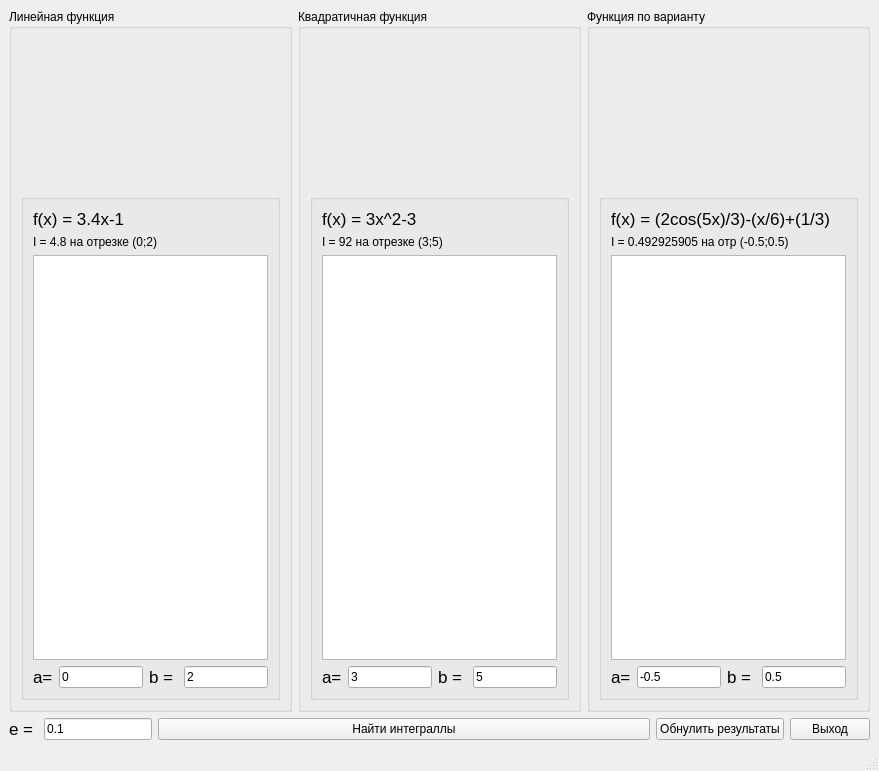
<?xml version="1.0" encoding="UTF-8"?>
<ui version="4.0">
 <class>MainWindow</class>
 <widget class="QMainWindow" name="MainWindow">
  <property name="geometry">
   <rect>
    <x>0</x>
    <y>0</y>
    <width>879</width>
    <height>771</height>
   </rect>
  </property>
  <property name="sizePolicy">
   <sizepolicy hsizetype="Preferred" vsizetype="Fixed">
    <horstretch>0</horstretch>
    <verstretch>0</verstretch>
   </sizepolicy>
  </property>
  <property name="windowTitle">
   <string>Интегрирование</string>
  </property>
  <widget class="QWidget" name="centralwidget">
   <layout class="QVBoxLayout" name="verticalLayout_6">
    <item>
     <layout class="QHBoxLayout" name="horizontalLayout_2">
      <item>
       <widget class="QGroupBox" name="groupBox">
        <property name="title">
         <string>Линейная функция</string>
        </property>
        <layout class="QGridLayout" name="gridLayout">
         <item row="0" column="0">
          <widget class="QCustomPlot" name="widgetL" native="true">
           <property name="sizePolicy">
            <sizepolicy hsizetype="Preferred" vsizetype="Fixed">
             <horstretch>0</horstretch>
             <verstretch>0</verstretch>
            </sizepolicy>
           </property>
           <property name="minimumSize">
            <size>
             <width>0</width>
             <height>150</height>
            </size>
           </property>
           <property name="sizeIncrement">
            <size>
             <width>0</width>
             <height>0</height>
            </size>
           </property>
           <property name="baseSize">
            <size>
             <width>0</width>
             <height>0</height>
            </size>
           </property>
          </widget>
         </item>
         <item row="1" column="0">
          <widget class="QGroupBox" name="groupBox_4">
           <property name="sizePolicy">
            <sizepolicy hsizetype="Preferred" vsizetype="Minimum">
             <horstretch>0</horstretch>
             <verstretch>20</verstretch>
            </sizepolicy>
           </property>
           <property name="title">
            <string/>
           </property>
           <layout class="QVBoxLayout" name="verticalLayout_5">
            <item>
             <widget class="QLabel" name="label">
              <property name="sizePolicy">
               <sizepolicy hsizetype="Preferred" vsizetype="Fixed">
                <horstretch>0</horstretch>
                <verstretch>0</verstretch>
               </sizepolicy>
              </property>
              <property name="font">
               <font>
                <pointsize>13</pointsize>
               </font>
              </property>
              <property name="text">
               <string>f(x) = 3.4x-1</string>
              </property>
             </widget>
            </item>
            <item>
             <widget class="QLabel" name="label_11">
              <property name="text">
               <string>I = 4.8 на отрезке (0;2)</string>
              </property>
             </widget>
            </item>
            <item>
             <widget class="QTextBrowser" name="textLine">
              <property name="sizePolicy">
               <sizepolicy hsizetype="Preferred" vsizetype="MinimumExpanding">
                <horstretch>0</horstretch>
                <verstretch>0</verstretch>
               </sizepolicy>
              </property>
             </widget>
            </item>
            <item>
             <layout class="QHBoxLayout" name="horizontalLayout_3">
              <property name="sizeConstraint">
               <enum>QLayout::SetDefaultConstraint</enum>
              </property>
              <item>
               <widget class="QLabel" name="label_5">
                <property name="sizePolicy">
                 <sizepolicy hsizetype="Fixed" vsizetype="Fixed">
                  <horstretch>0</horstretch>
                  <verstretch>0</verstretch>
                 </sizepolicy>
                </property>
                <property name="font">
                 <font>
                  <pointsize>13</pointsize>
                 </font>
                </property>
                <property name="text">
                 <string>a=</string>
                </property>
               </widget>
              </item>
              <item>
               <widget class="QLineEdit" name="lineLA">
                <property name="sizePolicy">
                 <sizepolicy hsizetype="Preferred" vsizetype="Fixed">
                  <horstretch>0</horstretch>
                  <verstretch>0</verstretch>
                 </sizepolicy>
                </property>
                <property name="text">
                 <string>0</string>
                </property>
               </widget>
              </item>
              <item>
               <widget class="QLabel" name="label_6">
                <property name="sizePolicy">
                 <sizepolicy hsizetype="Fixed" vsizetype="Fixed">
                  <horstretch>0</horstretch>
                  <verstretch>0</verstretch>
                 </sizepolicy>
                </property>
                <property name="font">
                 <font>
                  <pointsize>13</pointsize>
                 </font>
                </property>
                <property name="text">
                 <string>b = </string>
                </property>
               </widget>
              </item>
              <item>
               <widget class="QLineEdit" name="lineLB">
                <property name="sizePolicy">
                 <sizepolicy hsizetype="Preferred" vsizetype="Fixed">
                  <horstretch>0</horstretch>
                  <verstretch>0</verstretch>
                 </sizepolicy>
                </property>
                <property name="text">
                 <string>2</string>
                </property>
               </widget>
              </item>
             </layout>
            </item>
           </layout>
          </widget>
         </item>
        </layout>
       </widget>
      </item>
      <item>
       <widget class="QGroupBox" name="groupBox_2">
        <property name="title">
         <string>Квадратичная функция</string>
        </property>
        <layout class="QVBoxLayout" name="verticalLayout">
         <item>
          <widget class="QCustomPlot" name="widgetS" native="true">
           <property name="sizePolicy">
            <sizepolicy hsizetype="Preferred" vsizetype="Fixed">
             <horstretch>0</horstretch>
             <verstretch>0</verstretch>
            </sizepolicy>
           </property>
           <property name="minimumSize">
            <size>
             <width>0</width>
             <height>150</height>
            </size>
           </property>
           <property name="sizeIncrement">
            <size>
             <width>0</width>
             <height>0</height>
            </size>
           </property>
           <property name="baseSize">
            <size>
             <width>0</width>
             <height>0</height>
            </size>
           </property>
          </widget>
         </item>
         <item>
          <widget class="QGroupBox" name="groupBox_5">
           <property name="sizePolicy">
            <sizepolicy hsizetype="Preferred" vsizetype="Minimum">
             <horstretch>0</horstretch>
             <verstretch>20</verstretch>
            </sizepolicy>
           </property>
           <property name="title">
            <string/>
           </property>
           <layout class="QVBoxLayout" name="verticalLayout_3">
            <item>
             <widget class="QLabel" name="label_2">
              <property name="sizePolicy">
               <sizepolicy hsizetype="Preferred" vsizetype="Fixed">
                <horstretch>0</horstretch>
                <verstretch>0</verstretch>
               </sizepolicy>
              </property>
              <property name="font">
               <font>
                <pointsize>13</pointsize>
               </font>
              </property>
              <property name="text">
               <string>f(x) = 3x^2-3</string>
              </property>
             </widget>
            </item>
            <item>
             <widget class="QLabel" name="label_12">
              <property name="text">
               <string>I = 92 на отрезке (3;5)</string>
              </property>
             </widget>
            </item>
            <item>
             <widget class="QTextBrowser" name="textSq">
              <property name="sizePolicy">
               <sizepolicy hsizetype="Preferred" vsizetype="MinimumExpanding">
                <horstretch>0</horstretch>
                <verstretch>0</verstretch>
               </sizepolicy>
              </property>
             </widget>
            </item>
            <item>
             <layout class="QHBoxLayout" name="horizontalLayout_4">
              <property name="sizeConstraint">
               <enum>QLayout::SetDefaultConstraint</enum>
              </property>
              <item>
               <widget class="QLabel" name="label_7">
                <property name="sizePolicy">
                 <sizepolicy hsizetype="Fixed" vsizetype="Fixed">
                  <horstretch>0</horstretch>
                  <verstretch>0</verstretch>
                 </sizepolicy>
                </property>
                <property name="font">
                 <font>
                  <pointsize>13</pointsize>
                 </font>
                </property>
                <property name="text">
                 <string>a=</string>
                </property>
               </widget>
              </item>
              <item>
               <widget class="QLineEdit" name="lineSA">
                <property name="sizePolicy">
                 <sizepolicy hsizetype="Preferred" vsizetype="Fixed">
                  <horstretch>0</horstretch>
                  <verstretch>0</verstretch>
                 </sizepolicy>
                </property>
                <property name="text">
                 <string>3</string>
                </property>
               </widget>
              </item>
              <item>
               <widget class="QLabel" name="label_8">
                <property name="sizePolicy">
                 <sizepolicy hsizetype="Fixed" vsizetype="Fixed">
                  <horstretch>0</horstretch>
                  <verstretch>0</verstretch>
                 </sizepolicy>
                </property>
                <property name="font">
                 <font>
                  <pointsize>13</pointsize>
                 </font>
                </property>
                <property name="text">
                 <string>b = </string>
                </property>
               </widget>
              </item>
              <item>
               <widget class="QLineEdit" name="lineSB">
                <property name="sizePolicy">
                 <sizepolicy hsizetype="Preferred" vsizetype="Fixed">
                  <horstretch>0</horstretch>
                  <verstretch>0</verstretch>
                 </sizepolicy>
                </property>
                <property name="text">
                 <string>5</string>
                </property>
               </widget>
              </item>
             </layout>
            </item>
           </layout>
          </widget>
         </item>
        </layout>
       </widget>
      </item>
      <item>
       <widget class="QGroupBox" name="groupBox_3">
        <property name="title">
         <string>Функция по варианту</string>
        </property>
        <layout class="QVBoxLayout" name="verticalLayout_2">
         <item>
          <widget class="QCustomPlot" name="widgetV" native="true">
           <property name="sizePolicy">
            <sizepolicy hsizetype="Preferred" vsizetype="Fixed">
             <horstretch>0</horstretch>
             <verstretch>0</verstretch>
            </sizepolicy>
           </property>
           <property name="minimumSize">
            <size>
             <width>0</width>
             <height>150</height>
            </size>
           </property>
           <property name="sizeIncrement">
            <size>
             <width>0</width>
             <height>0</height>
            </size>
           </property>
           <property name="baseSize">
            <size>
             <width>0</width>
             <height>0</height>
            </size>
           </property>
          </widget>
         </item>
         <item>
          <widget class="QGroupBox" name="groupBox_6">
           <property name="sizePolicy">
            <sizepolicy hsizetype="Preferred" vsizetype="Minimum">
             <horstretch>0</horstretch>
             <verstretch>20</verstretch>
            </sizepolicy>
           </property>
           <property name="title">
            <string/>
           </property>
           <layout class="QVBoxLayout" name="verticalLayout_4">
            <item>
             <widget class="QLabel" name="label_3">
              <property name="sizePolicy">
               <sizepolicy hsizetype="Preferred" vsizetype="Fixed">
                <horstretch>0</horstretch>
                <verstretch>0</verstretch>
               </sizepolicy>
              </property>
              <property name="font">
               <font>
                <pointsize>13</pointsize>
               </font>
              </property>
              <property name="text">
               <string>f(x) = (2cos(5x)/3)-(x/6)+(1/3)</string>
              </property>
             </widget>
            </item>
            <item>
             <widget class="QLabel" name="label_13">
              <property name="text">
               <string>I = 0.492925905 на отр (-0.5;0.5)</string>
              </property>
             </widget>
            </item>
            <item>
             <widget class="QTextBrowser" name="textVar">
              <property name="sizePolicy">
               <sizepolicy hsizetype="Preferred" vsizetype="MinimumExpanding">
                <horstretch>0</horstretch>
                <verstretch>0</verstretch>
               </sizepolicy>
              </property>
             </widget>
            </item>
            <item>
             <layout class="QHBoxLayout" name="horizontalLayout_5">
              <property name="sizeConstraint">
               <enum>QLayout::SetDefaultConstraint</enum>
              </property>
              <item>
               <widget class="QLabel" name="label_9">
                <property name="sizePolicy">
                 <sizepolicy hsizetype="Fixed" vsizetype="Fixed">
                  <horstretch>0</horstretch>
                  <verstretch>0</verstretch>
                 </sizepolicy>
                </property>
                <property name="font">
                 <font>
                  <pointsize>13</pointsize>
                 </font>
                </property>
                <property name="text">
                 <string>a=</string>
                </property>
               </widget>
              </item>
              <item>
               <widget class="QLineEdit" name="lineVA">
                <property name="sizePolicy">
                 <sizepolicy hsizetype="Preferred" vsizetype="Fixed">
                  <horstretch>0</horstretch>
                  <verstretch>0</verstretch>
                 </sizepolicy>
                </property>
                <property name="text">
                 <string>-0.5</string>
                </property>
               </widget>
              </item>
              <item>
               <widget class="QLabel" name="label_10">
                <property name="sizePolicy">
                 <sizepolicy hsizetype="Fixed" vsizetype="Fixed">
                  <horstretch>0</horstretch>
                  <verstretch>0</verstretch>
                 </sizepolicy>
                </property>
                <property name="font">
                 <font>
                  <pointsize>13</pointsize>
                 </font>
                </property>
                <property name="text">
                 <string>b = </string>
                </property>
               </widget>
              </item>
              <item>
               <widget class="QLineEdit" name="lineVB">
                <property name="sizePolicy">
                 <sizepolicy hsizetype="Preferred" vsizetype="Fixed">
                  <horstretch>0</horstretch>
                  <verstretch>0</verstretch>
                 </sizepolicy>
                </property>
                <property name="text">
                 <string>0.5</string>
                </property>
               </widget>
              </item>
             </layout>
            </item>
           </layout>
          </widget>
         </item>
        </layout>
       </widget>
      </item>
     </layout>
    </item>
    <item>
     <layout class="QHBoxLayout" name="horizontalLayout">
      <item>
       <widget class="QLabel" name="label_4">
        <property name="sizePolicy">
         <sizepolicy hsizetype="Fixed" vsizetype="Preferred">
          <horstretch>0</horstretch>
          <verstretch>0</verstretch>
         </sizepolicy>
        </property>
        <property name="font">
         <font>
          <pointsize>13</pointsize>
         </font>
        </property>
        <property name="text">
         <string>e = </string>
        </property>
       </widget>
      </item>
      <item>
       <widget class="QLineEdit" name="lineEdit">
        <property name="sizePolicy">
         <sizepolicy hsizetype="Fixed" vsizetype="Fixed">
          <horstretch>0</horstretch>
          <verstretch>0</verstretch>
         </sizepolicy>
        </property>
        <property name="text">
         <string>0.1</string>
        </property>
       </widget>
      </item>
      <item>
       <widget class="QPushButton" name="pushButton">
        <property name="sizePolicy">
         <sizepolicy hsizetype="Minimum" vsizetype="Fixed">
          <horstretch>0</horstretch>
          <verstretch>0</verstretch>
         </sizepolicy>
        </property>
        <property name="text">
         <string>Найти интеграллы</string>
        </property>
       </widget>
      </item>
      <item>
       <widget class="QPushButton" name="pushButton_3">
        <property name="sizePolicy">
         <sizepolicy hsizetype="Fixed" vsizetype="Fixed">
          <horstretch>0</horstretch>
          <verstretch>0</verstretch>
         </sizepolicy>
        </property>
        <property name="text">
         <string>Обнулить результаты</string>
        </property>
       </widget>
      </item>
      <item>
       <widget class="QPushButton" name="pushButton_2">
        <property name="sizePolicy">
         <sizepolicy hsizetype="Fixed" vsizetype="Fixed">
          <horstretch>0</horstretch>
          <verstretch>0</verstretch>
         </sizepolicy>
        </property>
        <property name="text">
         <string>Выход</string>
        </property>
       </widget>
      </item>
     </layout>
    </item>
   </layout>
  </widget>
  <widget class="QMenuBar" name="menubar">
   <property name="geometry">
    <rect>
     <x>0</x>
     <y>0</y>
     <width>879</width>
     <height>21</height>
    </rect>
   </property>
  </widget>
  <widget class="QStatusBar" name="statusbar"/>
 </widget>
 <customwidgets>
  <customwidget>
   <class>QCustomPlot</class>
   <extends>QWidget</extends>
   <header>qcustomplot.h</header>
   <container>1</container>
  </customwidget>
 </customwidgets>
 <resources/>
 <connections>
  <connection>
   <sender>pushButton_2</sender>
   <signal>clicked()</signal>
   <receiver>MainWindow</receiver>
   <slot>close()</slot>
   <hints>
    <hint type="sourcelabel">
     <x>890</x>
     <y>637</y>
    </hint>
    <hint type="destinationlabel">
     <x>881</x>
     <y>655</y>
    </hint>
   </hints>
  </connection>
 </connections>
</ui>
